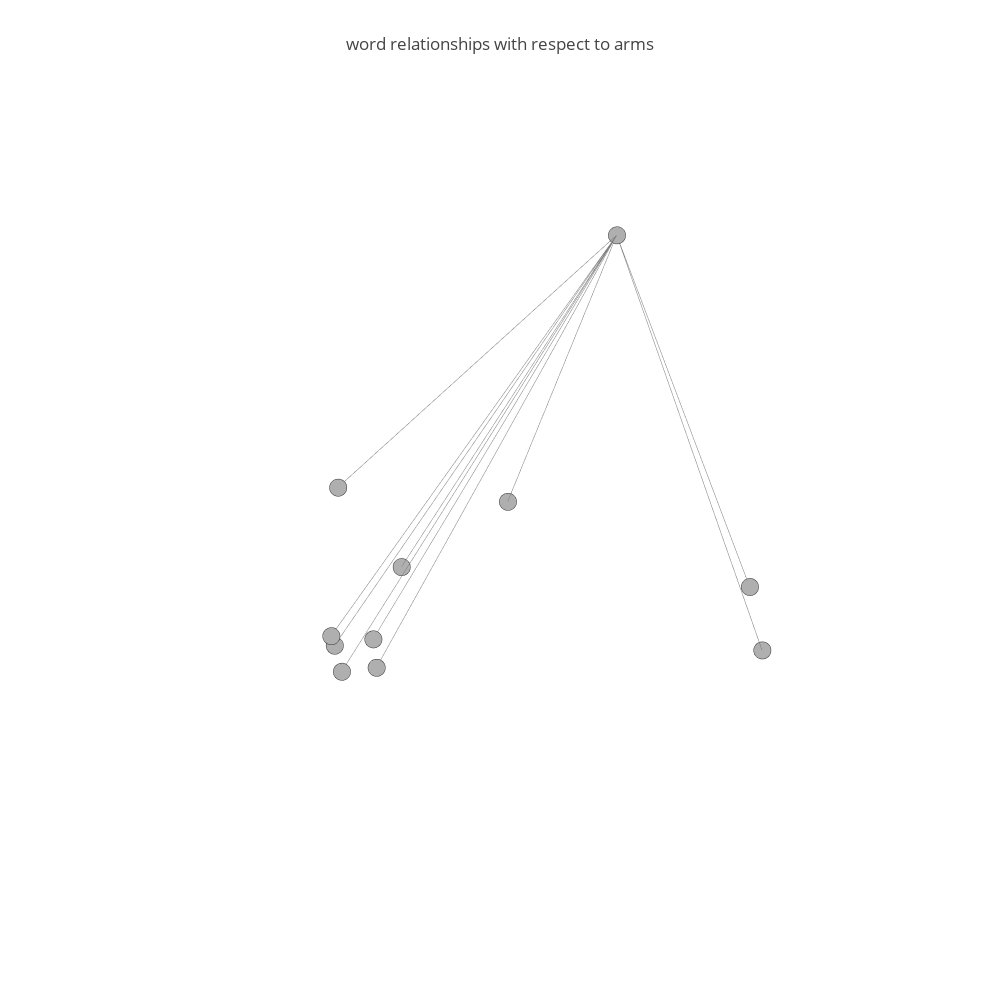
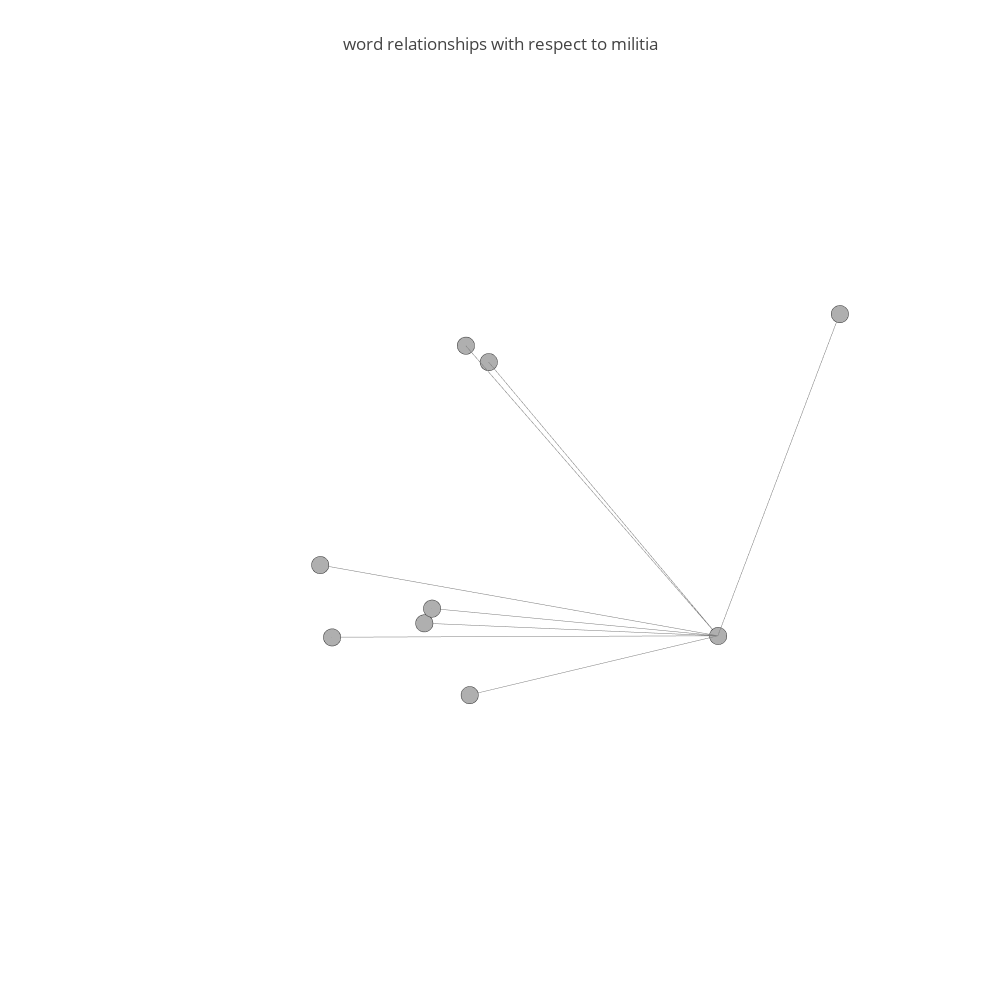

The notebook cell these images were saved under, in order:
### Markdown cell above
# Step 5
## Neighborhood Visualization
In this stage, we plot the neighborhood in our new 3-dimensional basis and create a labeled visualization of it.

### Code cell
import plotly
import plotly.plotly as py
from plotly.graph_objs import *
from nltk.cluster.util import cosine_distance
#working example
"""
from plotly.graph_objs import Scatter, Layout

#when using jupyter notebooks, uncomment the following line and change function call below to plotly.offline.iplot
#plotly.offline.init_notebook_mode(connected=True)

plotly.offline.plot({
    "data": [Scatter(x=[1, 2, 3, 4], y=[4, 3, 2, 1])],
    "layout": Layout(title="hello world")
})
"""
plotly.offline.init_notebook_mode(connected=True)

print(basis1.shape[1])
print(basis2.shape[1])
print(model.wv)
#coords should be a dictionary from a word to a 3d position
def generate_network(main_word, coords):

    #next step: generate edges.
    #   In general, we can modify or optionize this however we want to get whatever edge structures we find interesting. 
    #   --We might, for example, create more Neighborhoods (one for each "similar" word) to see if we get any connections within the 1-level-away words.
    #   --We could also try projecting some words from these new neighborhoods (maybe the top three from each?) onto our basis (just dot product) and getting those edges as well.
    e_dict = {}
    for i in range(3):
        e_dict[coord_map[i] + '_e'] = sum([[main_coords[i], coords[w][i], None] for w in id_to_name if w != main_word], [])
        e_dict[coord_map[i] + '_n'] = [coords[w][i] for w in id_to_name]

    return e_dict

def plot_network(g_dict, axis_titles):
    trace1=Scatter3d(
        x=g_dict['x_e'], y=g_dict['y_e'], z=g_dict['z_e'], mode='lines', line=Line(
                    color='rgb(125,125,125)', width=1), hoverinfo='none')

    trace2=Scatter3d(x=g_dict['x_n'], y=g_dict['y_n'], z=g_dict['z_n'], mode='markers', marker=Marker(
        symbol='dot', size=6, color='rgb(175,175,175)', line = Line(
            color='rgb(50,50,50)', width=0.5)), text=id_to_name, hoverinfo='text')

    #print(axis_titles)
    axes = [dict(showbackground=False, showline=False, zeroline=False, showgrid=False, showticklabels=False, title=' ') for i in range(3)]
 
    title = 'word relationships with respect to ' + main_word
    layout=Layout(title=title,width=1000, height=1000, showlegend=False, scene=Scene(
        xaxis=XAxis(axes[0]), yaxis=YAxis(axes[1]), zaxis=ZAxis(axes[2])), margin=Margin(t=100), hovermode='closest')
    
    data = Data([trace1, trace2])
    fig=Figure(data=data, layout=layout)
    plotly.offline.iplot(fig, filename='arms_network.html')
    
def get_closest_basis_words(basis, model):
    maps = {}
    for i in range(basis.shape[0]):
        curr_bas = basis[i,:]
        closest = ('', 10)
        for key in model.wv.vocab:
#            if len(key) < 3:
#                continue
            word = key
            vec = model.wv[key]
            dist = abs(cosine_distance(vec, curr_bas))
            if dist < closest[1]:
                closest = (word, dist)
        maps[i] = closest
    return maps
                


#basis isn't going to be used yet, but we might label the axes in the future
#generate node-id mappings
main_word = word1
name_to_id = {}
id_to_name = []
temp_id = 0
for w in coords1:
    name_to_id[w] = temp_id
    temp_id +=1
    id_to_name.append(w)
main_coords = coords1[main_word] 
coord_map= ['x','y','z']

#generate network
g_dict1 = generate_network(word1, coords1)

#plot network
plot_network(g_dict1, get_closest_basis_words(basis, model))

#basis isn't going to be used yet, but we might label the axes in the future
#generate node-id mappings
main_word = word2
name_to_id = {}
id_to_name = []
temp_id = 0
for w in coords2:
    name_to_id[w] = temp_id
    temp_id +=1
    id_to_name.append(w)
main_coords = coords2[main_word] 
coord_map= ['x','y','z']
g_dict2 = generate_network(word2, coords2)

#plot network
plot_network(g_dict2, get_closest_basis_words(basis, model))

### Figure 1 — Plotly figure (JSON) as saved in the notebook; plotly's stock layout.template omitted (floating-point values rounded to 4 significant figures)
{"data": [{"hoverinfo": "none", "line": {"color": "rgb(125,125,125)", "width": 1}, "mode": "lines", "type": "scatter3d", "x": [-10.06, -9.076, null, -10.06, -1.882, null, -10.06, -8.91, null, -10.06, -9.404, null, -10.06, -1.138, null, -10.06, -6.029, null, -10.06, -0.5838, null, -10.06, -1.866, null, -10.06, -0.295, null, -10.06, -0.5918, null], "y": [-0.2418, -0.7439, null, -0.2418, -0.1853, null, -0.2418, 0.8481, null, -0.2418, 0.9246, null, -0.2418, 0.02549, null, -0.2418, -0.9993, null, -0.2418, -0.1001, null, -0.2418, -0.3211, null, -0.2418, 0.01791, null, -0.2418, -0.119, null], "z": [0.4739, -0.1538, null, 0.4739, -0.06713, null, 0.4739, -0.03082, null, 0.4739, -0.1878, null, 0.4739, -0.03943, null, 0.4739, -0.2621, null, 0.4739, 0.00449, null, 0.4739, 0.2195, null, 0.4739, -0.005999, null, 0.4739, 0.01964, null]}, {"hoverinfo": "text", "marker": {"color": "rgb(175,175,175)", "line": {"color": "rgb(50,50,50)", "width": 0.5}, "size": 6, "symbol": "dot"}, "mode": "markers", "text": ["arms", "right", "carry", "keep", "bear", "infringed", "people", "fire", "defence", "references", "suitable"], "type": "scatter3d", "x": [-10.06, -9.076, -1.882, -8.91, -9.404, -1.138, -6.029, -0.5838, -1.866, -0.295, -0.5918], "y": [-0.2418, -0.7439, -0.1853, 0.8481, 0.9246, 0.02549, -0.9993, -0.1001, -0.3211, 0.01791, -0.119], "z": [0.4739, -0.1538, -0.06713, -0.03082, -0.1878, -0.03943, -0.2621, 0.00449, 0.2195, -0.005999, 0.01964]}], "layout": {"height": 1000, "hovermode": "closest", "margin": {"t": 100}, "scene": {"xaxis": {"showbackground": false, "showgrid": false, "showline": false, "showticklabels": false, "title": " ", "zeroline": false}, "yaxis": {"showbackground": false, "showgrid": false, "showline": false, "showticklabels": false, "title": " ", "zeroline": false}, "zaxis": {"showbackground": false, "showgrid": false, "showline": false, "showticklabels": false, "title": " ", "zeroline": false}}, "showlegend": false, "title": "word relationships with respect to arms", "width": 1000}}

### Figure 2 — Plotly figure (JSON) as saved in the notebook; plotly's stock layout.template omitted (floating-point values rounded to 4 significant figures)
{"data": [{"hoverinfo": "none", "line": {"color": "rgb(125,125,125)", "width": 1}, "mode": "lines", "type": "scatter3d", "x": [-7.001, -6.803, null, -7.001, -3.231, null, -7.001, -1.055, null, -7.001, -2.816, null, -7.001, -6.455, null, -7.001, -6.203, null, -7.001, -1.764, null, -7.001, -1.2, null], "y": [0.1654, 0.2445, null, 0.1654, -0.0624, null, 0.1654, 0.007937, null, 0.1654, -0.006016, null, 0.1654, -0.2142, null, 0.1654, -0.2365, null, 0.1654, 0.1455, null, 0.1654, -0.01492, null], "z": [-0.1622, 0.1754, null, -0.1622, -0.1126, null, -0.1622, -0.01639, null, -0.1622, -0.05728, null, -0.1622, 0.03149, null, -0.1622, 0.04796, null, -0.1622, -0.03225, null, -0.1622, 0.03431, null]}, {"hoverinfo": "text", "marker": {"color": "rgb(175,175,175)", "line": {"color": "rgb(50,50,50)", "width": 0.5}, "size": 6, "symbol": "dot"}, "mode": "markers", "text": ["militia", "state", "used", "secure", "purpose", "only", "they", "citizen", "merely"], "type": "scatter3d", "x": [-7.001, -6.803, -3.231, -1.055, -2.816, -6.455, -6.203, -1.764, -1.2], "y": [0.1654, 0.2445, -0.0624, 0.007937, -0.006016, -0.2142, -0.2365, 0.1455, -0.01492], "z": [-0.1622, 0.1754, -0.1126, -0.01639, -0.05728, 0.03149, 0.04796, -0.03225, 0.03431]}], "layout": {"height": 1000, "hovermode": "closest", "margin": {"t": 100}, "scene": {"xaxis": {"showbackground": false, "showgrid": false, "showline": false, "showticklabels": false, "title": " ", "zeroline": false}, "yaxis": {"showbackground": false, "showgrid": false, "showline": false, "showticklabels": false, "title": " ", "zeroline": false}, "zaxis": {"showbackground": false, "showgrid": false, "showline": false, "showticklabels": false, "title": " ", "zeroline": false}}, "showlegend": false, "title": "word relationships with respect to militia", "width": 1000}}
